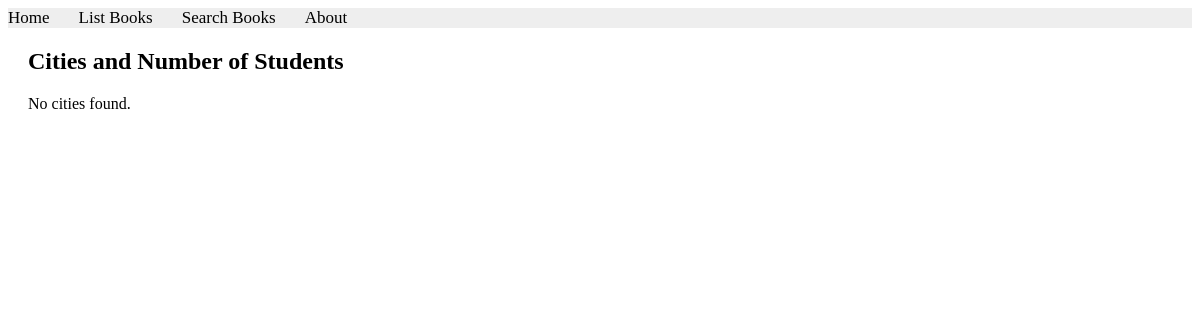
Page /books/lab8/task7 on the earlier database version.
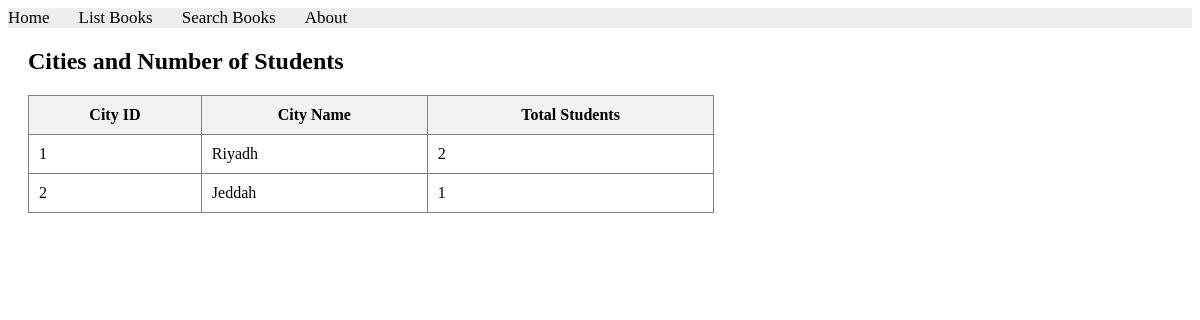
Same page on the later database version.
### apps/bookmodule/models.py (models this page shows, shortened)
class Address(models.Model):
    city = models.CharField(max_length=100)

### apps/bookmodule/views.py (the view)
# urls.py: path('lab8/task7', views.lab8_task7, name='lab8_task7'),
def lab8_task7(request):
    cities = Address.objects.annotate(student_count=Count('student'))
    return render(request, 'bookmodule/lab8_task7.html', {'cities': cities})

### apps/templates/bookmodule/lab8_task7.html (shortened to what this page needs)
{% extends "layouts/base.html" %}
{% load static %}
{% block content %}
<div style="margin: 20px;">
    <h2>Cities and Number of Students</h2>
    {% if cities %}
        <table border="1" cellpadding="10" cellspacing="0" style="border-collapse: collapse; width: 60%;">
            <thead>
                <tr style="background-color: #f2f2f2;">
                    <th>City ID</th>
                    <th>City Name</th>
                    <th>Total Students</th>
                </tr>
            </thead>
            <tbody>
                {% for city in cities %}
                <tr>
                    <td>{{ city.id }}</td>
                    <td>{{ city.city }}</td>
                    <td>{{ city.student_count }}</td>
                </tr>
                {% endfor %}
            </tbody>
        </table>
    {% else %}
        <p>No cities found.</p>
    {% endif %}
    <br>
</div>
{% endblock content %}

Differences in the rows shown:
added Address: id "1", city "Riyadh", student_count "2"
added Address: id "2", city "Jeddah", student_count "1"
Other differences:
text no longer shown: "No cities found."
text now shown: "City ID City Name Total Students"
